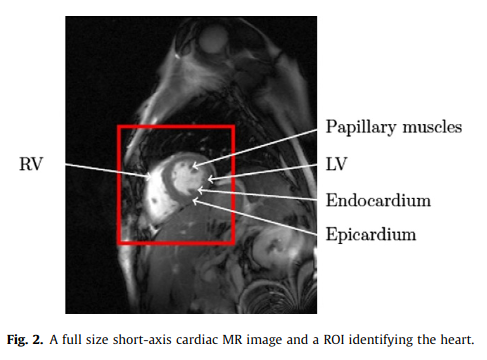
#> input picture Notes/pic/cardiac-short-axis.png, 487 x 360 px
$ python -i utils.py   (imports and definitions only)   (older library calls are emulated)
#> lines starting #> are read from the running program, lines starting #| are printed output that depends on the picture; after the words box and inside, x2 and y2 are one past the last pixel; in counts of white or black regions, pixels touching at a corner belong together
from skimage.filters import threshold_multiotsu
from skimage.measure import label
import skimage
import numpy as np
from scipy.spatial import ConvexHull
from skimage.morphology import convex_hull_image
import matplotlib.pyplot as plt
import cv2


# [36 lines left out: function init_ROI, not called in this run]


"""
write a region growing function from scratch
parameters we need:
bias of the seed's coordinate from the init ROI
step 1. zero copy of the original img
step 2. choose the seed from init ROI
step 3. check the 4n of the seed
step 4. mark the checked point as 2, newly added point as 1
step 5. repeat 3 & 4, until no point is marked as 1
"""


# [192 lines left out: functions region_growing, get_convex_hull_centroid, get8n, region_growing_2, clockwise, counterclockwise and 2 more, not called in this run]


def modifiedCanny(img, sigma=6):
    edgePolar = skimage.feature.canny(img, sigma=sigma)
    # plt.imshow(edgePolar)
    # plt.show()
    gauEdgePolar = skimage.filters.gaussian(edgePolar.astype(np.float), sigma=0.5)
    smoothEdgePolar = np.digitize(gauEdgePolar, bins=np.array([0.1 * np.max(gauEdgePolar)]))
    thiningEdgePolar = skimage.morphology.skeletonize(smoothEdgePolar)
    combine = thiningEdgePolar + edgePolar
    combine = np.digitize(combine, bins=np.array([0.1]))

    return combine


# [100 lines left out: functions edgeCandidate, getEdgeCoordinate, expension, findDiceError, not called in this run]


def imgNorm(img):
    newImg = 255 * (img - np.min(img)) / (np.max(img) - np.min(img))
    return newImg


# [4 lines left out: function getPerpError, not called in this run]

>>> import cv2
>>> picture = cv2.imread('../Notes/pic/cardiac-short-axis.png', cv2.IMREAD_GRAYSCALE)
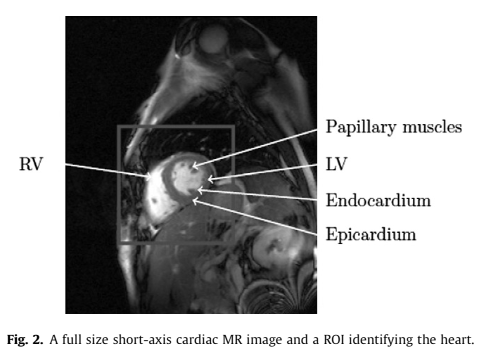
#> picture: shape (360, 487); min 0, max 255, mean 162.7
>>> result = modifiedCanny(picture)
#> in modifiedCanny, `edgePolar = skimage.feature.canny(img, sigma=sigma)`:
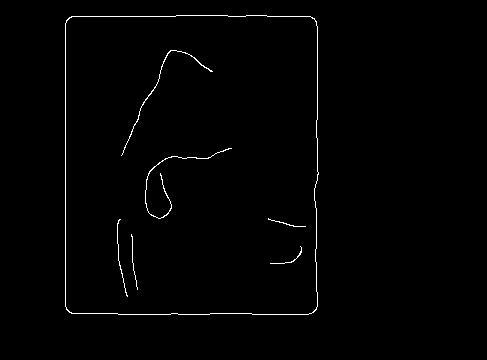
#> edgePolar: shape (360, 487) bool; 0.99% white in thin lines or dots, all inside (x1, y1, x2, y2) = (65, 15, 319, 315)
#> in modifiedCanny, `smoothEdgePolar = np.digitize(gauEdgePolar, bins=np.array([0.1 * np.ma..`:
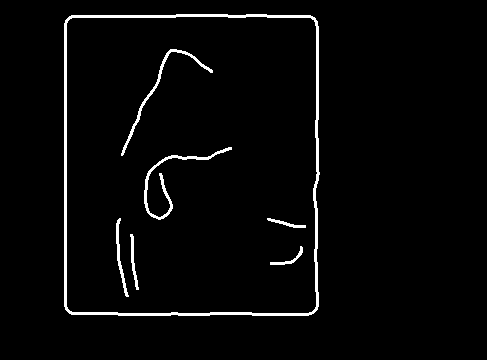
#> smoothEdgePolar: shape (360, 487) int64; values 0 (black) and 1 (white), 2.8% white; 7 white regions, largest, box (x1, y1, x2, y2) and area: (64, 14, 320, 316) 3244, (144, 147, 232, 220) 583, (121, 49, 213, 156) 485
#> in modifiedCanny, `thiningEdgePolar = skimage.morphology.skeletonize(smoothEdgePolar)`:
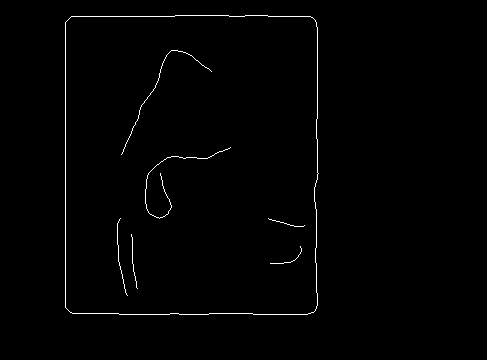
#> thiningEdgePolar: shape (360, 487) bool; 0.92% white in thin lines or dots, all inside (x1, y1, x2, y2) = (65, 15, 319, 315)
#> in modifiedCanny, `combine = thiningEdgePolar + edgePolar`:
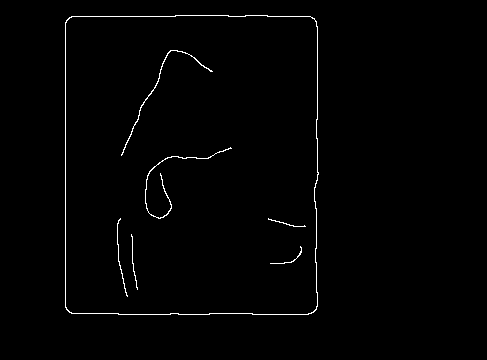
#> combine: shape (360, 487) bool; 1% white in thin lines or dots, all inside (x1, y1, x2, y2) = (65, 15, 319, 315)

$ run again, on Notes/pic/slice-position.png
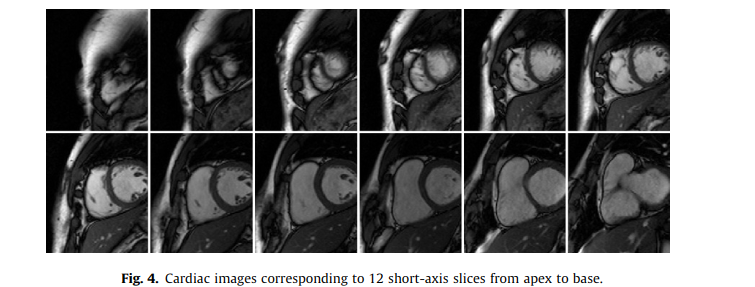
#> input picture Notes/pic/slice-position.png, 755 x 287 px
#> in modifiedCanny, `edgePolar = skimage.feature.canny(img, sigma=sigma)`:
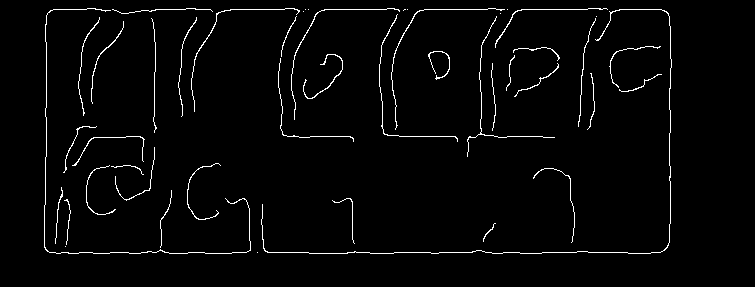
#> edgePolar: shape (287, 755) bool; 2.4% white in thin lines or dots, all inside (x1, y1, x2, y2) = (44, 8, 672, 254)
#> smoothEdgePolar: shape (287, 755) int64; values 0 (black) and 1 (white), 6% white; 44 white regions (9 under 20 px), largest, box (x1, y1, x2, y2) and area: (260, 8, 673, 255) 2228, (43, 7, 252, 255) 1808, (190, 7, 300, 112) 621
#> in modifiedCanny, `combine = thiningEdgePolar + edgePolar`:
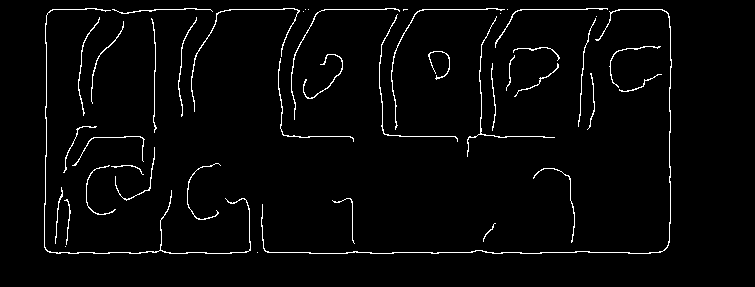
#> combine: shape (287, 755) bool; 2.7% white in thin lines or dots, all inside (x1, y1, x2, y2) = (44, 8, 672, 254)
